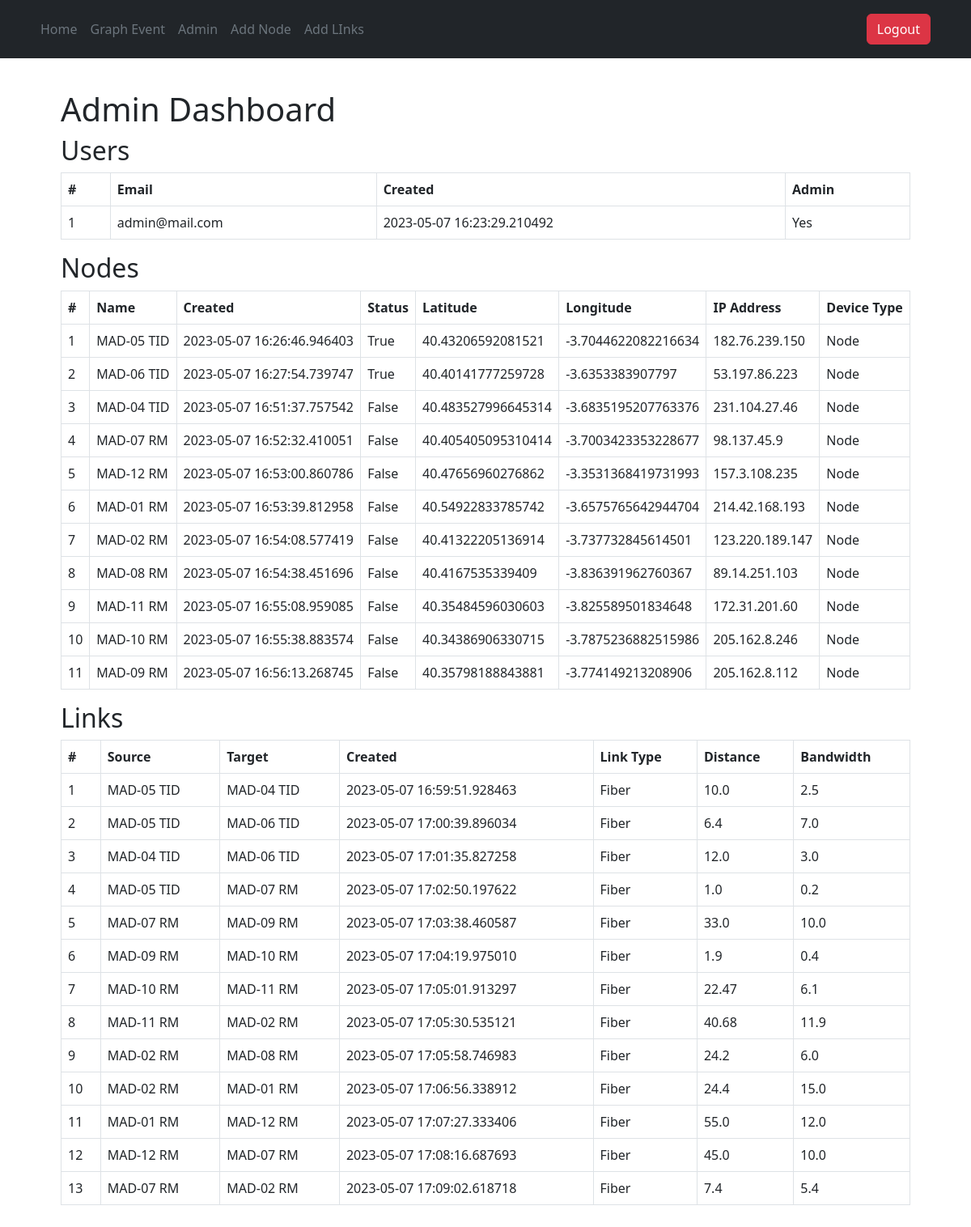
The page /admin (signed in) on the database its author committed.
### src/accounts/models.py (models this page shows, shortened)
class User(UserMixin, db.Model):
    __tablename__ = "users"
    id = db.Column(db.Integer, primary_key=True)
    email = db.Column(db.String, unique=True, nullable=False)
    password = db.Column(db.String, nullable=False)
    created_on = db.Column(db.DateTime, nullable=False)
    is_admin = db.Column(db.Boolean, nullable=False, default=False)

### src/nodes/models.py (models this page shows, shortened)
class Node(db.Model):
    __tablename__ = "nodes"
    id = db.Column(db.Integer, primary_key=True)
    name = db.Column(db.String, nullable=False)
    created_on = db.Column(db.DateTime, nullable=False)
    status = db.Column(db.Boolean, nullable=False, default=True)
    last_updated = db.Column(db.DateTime, nullable=True)
    latitude = db.Column(db.Float, nullable=True)
    longitude = db.Column(db.Float, nullable=True)
    ip_address = db.Column(db.String, nullable=True)
    temperature = db.Column(db.Float, nullable=True)
    device_type = db.Column(db.String, nullable=True)
    battery_level = db.Column(db.Float, nullable=True)

class Link(db.Model):
    __tablename__ = "links"
    id = db.Column(db.Integer, primary_key=True)
    source = db.Column(db.Integer, db.ForeignKey('nodes.id'), nullable=False)
    target = db.Column(db.Integer, db.ForeignKey('nodes.id'), nullable=False)
    link_type = db.Column(db.String, nullable=True)
    distance = db.Column(db.Float, nullable=True)
    bandwidth = db.Column(db.Float, nullable=True)
    latency = db.Column(db.Float, nullable=True)
    created_on = db.Column(db.DateTime, nullable=False)
    last_updated = db.Column(db.DateTime, nullable=True)

### src/admin/views.py (the view)
@admin_bp.route("/admin", methods=['GET', 'POST'])
@login_required
@admin_required
def admin():
    users = User.query.order_by(User.id).all()
    nodes = Node.query.order_by(Node.id).all()
    links = Link.query.order_by(Link.id).all()
    node_dict = {node.id: node.name for node in nodes}
    return render_template('admin/admin.html', users=users, nodes=nodes, links=links, node_dict=node_dict)

### src/__init__.py (called while the page is built)
@login_manager.user_loader
def load_user(user_id):
    return User.query.filter(User.id == int(user_id)).first()

### src/admin/views.py (called while the page is built)
def admin_required(func):
    @wraps(func)
    def decorated_view(*args, **kwargs):
        if not current_user.is_admin:
            flash('You are not authorized to access this page.', 'danger')
            return redirect(url_for("core.home"))
        return func(*args, **kwargs)
    return decorated_view

### src/templates/admin/admin.html
{% extends "_base.html" %}{% block content %}
<div class="div-container">
  <h1 class="title">{% block title %} Admin Dashboard {% endblock %}</h1>
  <h2>Users</h2>
  <div class="card-body">
    <div class="table-responsive">
      <table class="table table-bordered" id="dataTable" width="100%" cellspacing="0">
        <thead>
          <tr>
            <th scope="col">#</th>
            <th scope="col">Email</th>
            <th scope="col">Created</th>
            <th scope="col">Admin</th>
          </tr>
        </thead>
        <tbody>
          {% for user in users %}
          <tr>
            <td>{{ user.id }}</td>
            <td>{{ user.email }}</td>
            <td>{{ user.created_on }}</td>
            {% if user.is_admin %}
              <td>Yes</td>
            {% else %}
              <td>No</td>
            {% endif %}
          </tr>
          {% endfor %}
        </tbody>
      </table>
    </div>
  </div>
  <h2>Nodes</h2>
  <div class="card-body">
    <div class="table-responsive">
      <table class="table table-bordered" id="dataTable" width="100%" cellspacing="0">
        <thead>
          <tr>
            <th scope="col">#</th>
            <th scope="col">Name</th>
            <th scope="col">Created</th>
            <th scope="col">Status</th>
            <th scope="col">Latitude</th>
            <th scope="col">Longitude</th>
            <th scope="col">IP Address</th>
            <th scope="col">Device Type</th>
          </tr>
        </thead>
        <tbody>
          {% for node in nodes %}
          <tr>
            <td>{{ node.id }}</td>
            <td>{{ node.name }}</td>
            <td>{{ node.created_on }}</td>
            <td>{{ node.status }}</td>
            <td>{{ node.latitude }}</td>
            <td>{{ node.longitude }}</td>
            <td>{{ node.ip_address }}</td>
            <td>{{ node.device_type }}</td>
          </tr>
          {% endfor %}
        </tbody>
      </table>
    </div>
  </div>
  <h2>Links</h2>
  <div class="card-body">
    <div class="table-responsive">
      <table class="table table-bordered" id="dataTable" width="100%" cellspacing="0">
        <thead>
          <tr>
            <th scope="col">#</th>
            <th scope="col">Source</th>
            <th scope="col">Target</th>
            <th scope="col">Created</th>
            <th scope="col">Link Type</th>
            <th scope="col">Distance</th>
            <th scope="col">Bandwidth</th>
          </tr>
        </thead>
        <tbody>
          {% for link in links %}
          <tr>
            <td>{{ link.id }}</td>
            <td>{{ node_dict[link.source] }}</td>
            <td>{{ node_dict[link.target] }}</td>
            <td>{{ link.created_on }}</td>
            <td>{{ link.link_type }}</td>
            <td>{{ link.distance }}</td>
            <td>{{ link.bandwidth }}</td>
            </tr>
            {% endfor %}
          </tbody>
        </table>
      </div>
    </div>
</div>
  {% endblock %}

### src/templates/_base.html (shortened to what this page needs)
<!DOCTYPE html>
<html lang="en">
  <head>
    <link href="https://cdn.jsdelivr.net/npm/bootstrap@5.2.0/dist/css/bootstrap.min.css" rel="stylesheet">
    <link rel="stylesheet" href="https://unpkg.com/leaflet@1.3.4/dist/leaflet.css"/>
    <link rel="stylesheet" href="{{url_for('static', filename="css/style.css")}}">
    <link rel="stylesheet" href="{{url_for('static', filename="css/event.css")}}">
    <link rel="stylesheet" href="{{url_for('static', filename="css/styles.css")}}">
  </head>
  <body>
    {% include "navigation.html" %}
    <div class="container">
      <br>
    </div>
          {% block content %}{% endblock %}
  </body>
</html>

### src/templates/navigation.html
<header class="p-3 text-bg-dark">
  <div class="container">
    <div class="d-flex flex-wrap align-items-center justify-content-center justify-content-lg-start">
      <ul class="nav col-12 col-lg-auto me-lg-auto mb-2 justify-content-center mb-md-0">
        <li><a href="{{ url_for('core.home') }}" class="nav-link px-2 text-secondary">Home</a></li>
        {% if current_user.is_authenticated %}
        <li><a href="{{ url_for('core.event') }}" class="nav-link px-2 text-secondary">Graph Event</a></li>
          {% if current_user.is_admin %}
          <li><a href="{{ url_for('admin.admin') }}" class="nav-link px-2 text-secondary">Admin</a></li>
          <li><a href="{{ url_for('nodes.nodes') }}" class="nav-link px-2 text-secondary">Add Node</a></li>
          <li><a href="{{ url_for('nodes.links') }}" class="nav-link px-2 text-secondary">Add LInks</a></li>
          {% endif %}
        {% endif %}
      </ul>
      <div class="text-end">
        {% if current_user.is_authenticated %}
        <a href="{{ url_for('accounts.logout') }}"><button type="button" class="btn btn-danger me-2">Logout</button></a>
        {% else %}
          <a href="{{ url_for('accounts.login') }}"><button type="button" class="btn btn-outline-light me-2">Login</button></a>
          <a href="{{ url_for('accounts.register') }}"><button type="button" class="btn btn-success">Sign up</button></a>
        {% endif %}
      </div>
    </div>
  </div>
</header>

### src/static/css/style.css (style rules this page uses)
a { text-decoration: none; }
body { background-color: rgb(255, 255, 255); }

### src/static/css/styles.css (style rules this page uses)
.div-container { width: 90%; padding: 15px; margin-right: auto; margin-left: auto; }

### rows shown on the page
User: id "1", email "admin@mail.com", created_on "2023-05-07 16:23:29.210492", is_admin "Yes"
Node: id "1", name "MAD-05 TID", created_on "2023-05-07 16:26:46.946403", status "True", latitude "40.43206592081521", longitude "-3.7044622082216634", ip_address "182.76.239.150", device_type "Node"
Node: id "2", name "MAD-06 TID", created_on "2023-05-07 16:27:54.739747", status "True", latitude "40.40141777259728", longitude "-3.6353383907797", ip_address "53.197.86.223", device_type "Node"
Node: id "3", name "MAD-04 TID", created_on "2023-05-07 16:51:37.757542", status "False", latitude "40.483527996645314", longitude "-3.6835195207763376", ip_address "231.104.27.46", device_type "Node"
Node: id "4", name "MAD-07 RM", created_on "2023-05-07 16:52:32.410051", status "False", latitude "40.405405095310414", longitude "-3.7003423353228677", ip_address "98.137.45.9", device_type "Node"
Node: id "5", name "MAD-12 RM", created_on "2023-05-07 16:53:00.860786", status "False", latitude "40.47656960276862", longitude "-3.3531368419731993", ip_address "157.3.108.235", device_type "Node"
Node: id "6", name "MAD-01 RM", created_on "2023-05-07 16:53:39.812958", status "False", latitude "40.54922833785742", longitude "-3.6575765642944704", ip_address "214.42.168.193", device_type "Node"
Node: id "7", name "MAD-02 RM", created_on "2023-05-07 16:54:08.577419", status "False", latitude "40.41322205136914", longitude "-3.737732845614501", ip_address "123.220.189.147", device_type "Node"
Node: id "8", name "MAD-08 RM", created_on "2023-05-07 16:54:38.451696", status "False", latitude "40.4167535339409", longitude "-3.836391962760367", ip_address "89.14.251.103", device_type "Node"
Node: id "9", name "MAD-11 RM", created_on "2023-05-07 16:55:08.959085", status "False", latitude "40.35484596030603", longitude "-3.825589501834648", ip_address "172.31.201.60", device_type "Node"
Node: id "10", name "MAD-10 RM", created_on "2023-05-07 16:55:38.883574", status "False", latitude "40.34386906330715", longitude "-3.7875236882515986", ip_address "205.162.8.246", device_type "Node"
Node: id "11", name "MAD-09 RM", created_on "2023-05-07 16:56:13.268745", status "False", latitude "40.35798188843881", longitude "-3.774149213208906", ip_address "205.162.8.112", device_type "Node"
Link: id "1", source.name "MAD-05 TID", target.name "MAD-04 TID", created_on "2023-05-07 16:59:51.928463", link_type "Fiber", distance "10.0", bandwidth "2.5"
Link: id "2", source.name "MAD-05 TID", target.name "MAD-06 TID", created_on "2023-05-07 17:00:39.896034", link_type "Fiber", distance "6.4", bandwidth "7.0"
Link: id "3", source.name "MAD-04 TID", target.name "MAD-06 TID", created_on "2023-05-07 17:01:35.827258", link_type "Fiber", distance "12.0", bandwidth "3.0"
Link: id "4", source.name "MAD-05 TID", target.name "MAD-07 RM", created_on "2023-05-07 17:02:50.197622", link_type "Fiber", distance "1.0", bandwidth "0.2"
Link: id "5", source.name "MAD-07 RM", target.name "MAD-09 RM", created_on "2023-05-07 17:03:38.460587", link_type "Fiber", distance "33.0", bandwidth "10.0"
Link: id "6", source.name "MAD-09 RM", target.name "MAD-10 RM", created_on "2023-05-07 17:04:19.975010", link_type "Fiber", distance "1.9", bandwidth "0.4"
Link: id "7", source.name "MAD-10 RM", target.name "MAD-11 RM", created_on "2023-05-07 17:05:01.913297", link_type "Fiber", distance "22.47", bandwidth "6.1"
Link: id "8", source.name "MAD-11 RM", target.name "MAD-02 RM", created_on "2023-05-07 17:05:30.535121", link_type "Fiber", distance "40.68", bandwidth "11.9"
Link: id "9", source.name "MAD-02 RM", target.name "MAD-08 RM", created_on "2023-05-07 17:05:58.746983", link_type "Fiber", distance "24.2", bandwidth "6.0"
Link: id "10", source.name "MAD-02 RM", target.name "MAD-01 RM", created_on "2023-05-07 17:06:56.338912", link_type "Fiber", distance "24.4", bandwidth "15.0"
Link: id "11", source.name "MAD-01 RM", target.name "MAD-12 RM", created_on "2023-05-07 17:07:27.333406", link_type "Fiber", distance "55.0", bandwidth "12.0"
Link: id "12", source.name "MAD-12 RM", target.name "MAD-07 RM", created_on "2023-05-07 17:08:16.687693", link_type "Fiber", distance "45.0", bandwidth "10.0"
Link: id "13", source.name "MAD-07 RM", target.name "MAD-02 RM", created_on "2023-05-07 17:09:02.618718", link_type "Fiber", distance "7.4", bandwidth "5.4"
